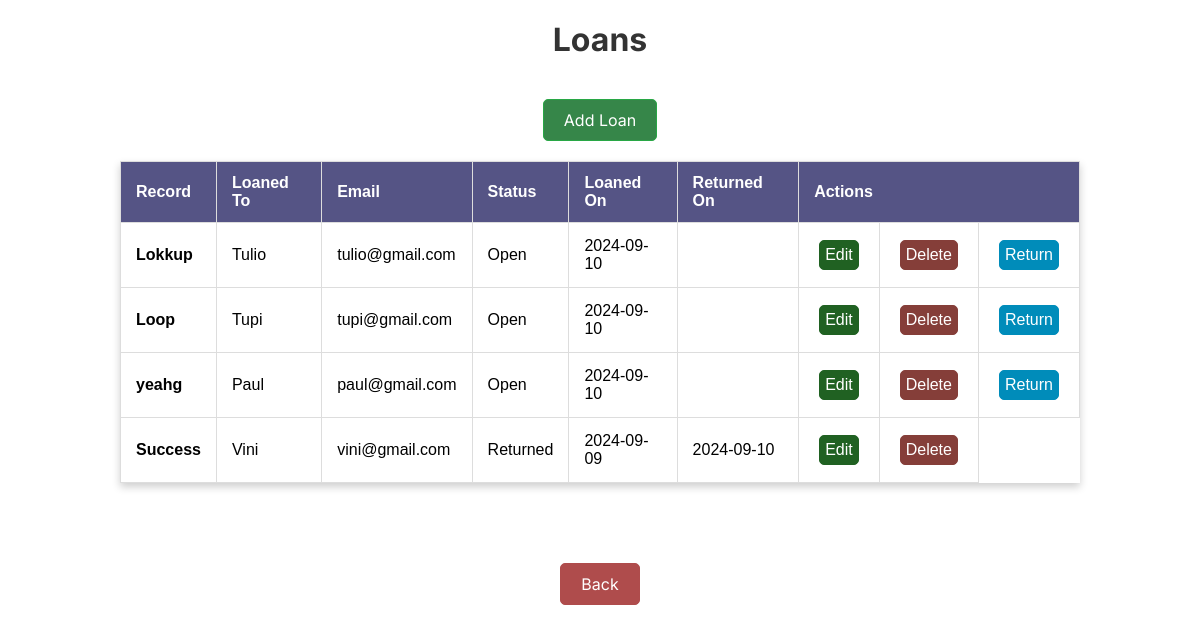
/loan/read.php, run on the app's committed database.
### tables this page shows
CREATE TABLE `loans` (
  `idLoan` int(11) NOT NULL,
  `idRecord` int(11) NOT NULL,
  `name` text NOT NULL,
  `email` text NOT NULL,
  `date` date NOT NULL,
  `status` text NOT NULL DEFAULT 'Open',
  `returnDate` date DEFAULT NULL
);

CREATE TABLE `records` (
  `idRecord` int(11) NOT NULL,
  `title` text NOT NULL,
  `year` int(4) NOT NULL,
  `cover` text NOT NULL,
  `idArtist` int(11) NOT NULL
);

### loan/read.php (the view, shortened to what this page needs)
<?php
include '../includes/db.php';
$loans = [];
$query = $conn->query("SELECT loans.idLoan, records.title, loans.name, loans.email, loans.date, loans.returnDate, loans.status FROM loans JOIN records ON loans.idRecord = records.idRecord ORDER BY loans.status ASC, loans.date DESC, loans.returnDate DESC");
if ($query && $query->num_rows > 0) {
    while ($row = $query->fetch_assoc()) {
        $loans[] = $row;
    }
}
?>
<!DOCTYPE html>
<html lang="en">
<head>
    <link rel="stylesheet" href="style.css">
</head>
<body>
    <h1>Loans</h1>
    <a href="create.php" class="create">Add Loan</a>
    <table>
        <thead>
            <tr>
                <th>Record</th>
                <th>Loaned To</th>
                <th>Email</th>
                <th>Status</th>
                <th>Loaned On</th>
                <th>Returned On</th>
                <th colspan="3">Actions</th>
            </tr>
        </thead>
        <tbody>
            <?php foreach ($loans as $loan) : ?>
                <tr>
                    <td><?php echo $loan['title']; ?></td>
                    <td><?php echo $loan['name']; ?></td>
                    <td><?php echo $loan['email']; ?></td>
                    <td><?php echo $loan['status']; ?></td>
                    <td><?php echo $loan['date']; ?></td>
                    <td><?php echo $loan['returnDate']; ?></td>
                    <td><a href="edit.php?id=<?php echo $loan['idLoan']; ?>" class="button edit-btn">Edit</a></td>
                    <td><a href="read.php?type=loan&delete=<?php echo $loan['idLoan']; ?>" class="button delete-btn">Delete</a></td>
                    <?php if ($loan['status'] != 'Returned') : ?>
                        <td><a href="read.php?return=<?php echo $loan['idLoan']?>" class="button return-btn">Return</a></td>
                    <?php endif; ?>
                </tr>
            <?php endforeach; ?>
        </tbody>
    </table>
    <br>
    <a href="../index.php" class="back">Back</a>
</body>
</html>

### loan/style.css (style rules this page uses)
* { box-sizing: border-box; margin: 0; padding: 0; }
body { display: flex; flex-direction: column; align-items: center; justify-content: center; gap: 20px; font-family: "Inter", sans-serif; }
h1 { font-family: 'Inter', sans-serif; font-size: 32px; font-weight: bold; color: #333333; margin: 20px; }
table { width: 80%; border-collapse: collapse; margin-bottom: 20px; font-family: Arial, sans-serif; }
th, td { padding: 12px 15px; text-align: left; border: 1px solid #ddd; }
th { background-color: #555485; color: white; font-weight: bold; }
td:first-child { font-weight: bold; }
table { box-shadow: 0 4px 8px #cfcfcf; }
.back { display: inline-block; padding: 10px 20px; text-align: center; text-decoration: none; background-color: #af4c4c; color: white; font-size: 16px; border-radius: 5px; border: 1px solid #af4c4c; }
.button { display: inline-block; margin: 5px; padding: 5px; text-align: center; text-decoration: none; font-size: 16px; border-radius: 5px; cursor: pointer; }
.return-btn { background-color: #008CBA; color: white; border: 1px solid #008CBA; }
.delete-btn { background-color: #853e39; color: white; border: 1px solid #853e39; }
.edit-btn { background-color: #206122; color: white; border: 1px solid #206122; }
.create { background-color: #368649; color: white; padding: 10px 20px; font-size: 16px; text-align: center; text-decoration: none; display: inline-block; border-radius: 5px; border: 1px solid #28a745; cursor: pointer; }

### data on the page
loans: idRecord.title "Lokkup", name "Tulio", email "tulio@gmail.com", status "Open", date "2024-09-10"
loans: idRecord.title "Loop", name "Tupi", email "tupi@gmail.com", status "Open", date "2024-09-10"
loans: idRecord.title "yeahg", name "Paul", email "paul@gmail.com", status "Open", date "2024-09-10"
loans: idRecord.title "Success", name "Vini", email "vini@gmail.com", status "Returned", date "2024-09-09", returnDate "2024-09-10"
